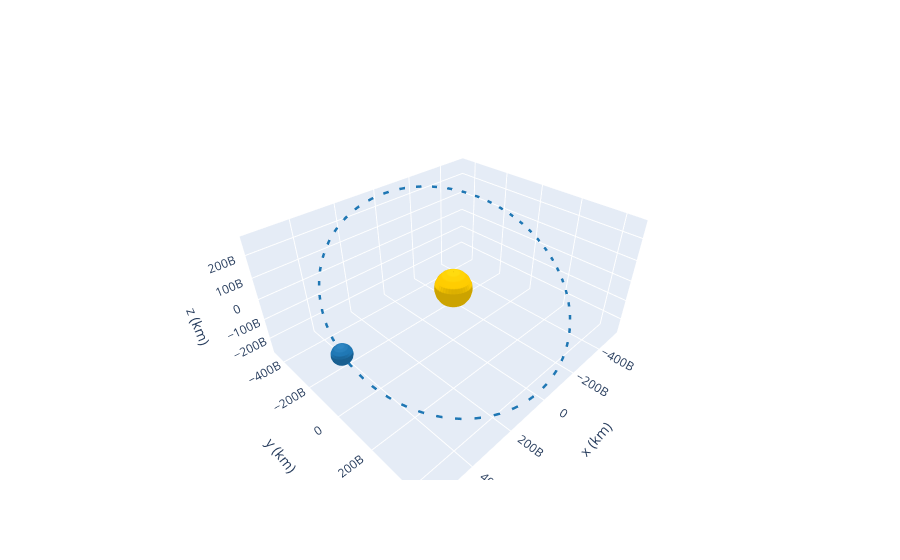

The cell this chart's notebook holds for it:
### Markdown cell above
here we can input vals of our paramters and predict to which class the asteroid will be assiganed to and we plot the orbit

### Code cell
k = 7
clf = KNeighborsClassifier(n_neighbors=k)
clf.fit(XTrain, yTrain)

e = float(input("Please enter Orbital eccentricity value(vals between [0-1]): "))
i = float(input("Please enter inclination value(degree): "))
q = float(input("Please enter perihelion distance(AU): "))
Q = float(input("Please enter aphelion distance (AU): "))
a = (q+Q)/2
node = float(input("Please enter longitude of the ascending node (degree): "))
period = float(input("Please enter sidereal orbital period:(years) "))
peri = float(input("Please enter argument of perihelion (degree): "))
M= float(input("Please enter mean anomaly (degree): "))

orb = Orbit.from_classical(Sun, a*u.AU, e*u.one, i*u.deg, node*u.deg, peri*u.deg, M*u.deg)

print('The prediction of the class is :' ,clf.predict([[a,e,i,node,peri,q,Q,period]])[0])

print('The orbit should look like:')

orb.plot(interactive = True,use_3d=True)

### Figure 1 — Plotly figure (JSON) as saved in the notebook; plotly's stock layout.template omitted (floating-point values rounded to 4 significant figures; data arrays with more than 128 entries replaced by an {"elided": "..."} marker saying what was removed)
{"data": [{"cauto": false, "cmax": 1, "cmin": 1, "colorscale": [[0, "#ffcc00"], [1, "#ffcc00"]], "name": "Sun", "showscale": false, "type": "surface", "x": {"elided": "20x20 float values"}, "y": {"elided": "20x20 float values"}, "z": {"elided": "20x20 float values"}}, {"line": {"color": "rgb(31, 119, 180)", "dash": "dash", "width": 5}, "mode": "lines", "name": "2000-01-01 12:00", "type": "scatter3d", "x": {"elided": "150 float values"}, "y": {"elided": "150 float values"}, "z": {"elided": "150 float values"}}, {"cauto": false, "cmax": 1, "cmin": 1, "colorscale": [[0, "rgb(31, 119, 180)"], [1, "rgb(31, 119, 180)"]], "name": "2000-01-01 12:00", "showscale": false, "type": "surface", "x": {"elided": "20x20 float values"}, "y": {"elided": "20x20 float values"}, "z": {"elided": "20x20 float values"}}, {"cauto": false, "cmax": 1, "cmin": 1, "colorscale": [[0, "#ffcc00"], [1, "#ffcc00"]], "name": "Sun", "showscale": false, "type": "surface", "x": {"elided": "20x20 float values"}, "y": {"elided": "20x20 float values"}, "z": {"elided": "20x20 float values"}}], "layout": {"autosize": true, "scene": {"aspectmode": "data", "xaxis": {"title": {"text": "x (km)"}}, "yaxis": {"title": {"text": "y (km)"}}, "zaxis": {"title": {"text": "z (km)"}}}}}
